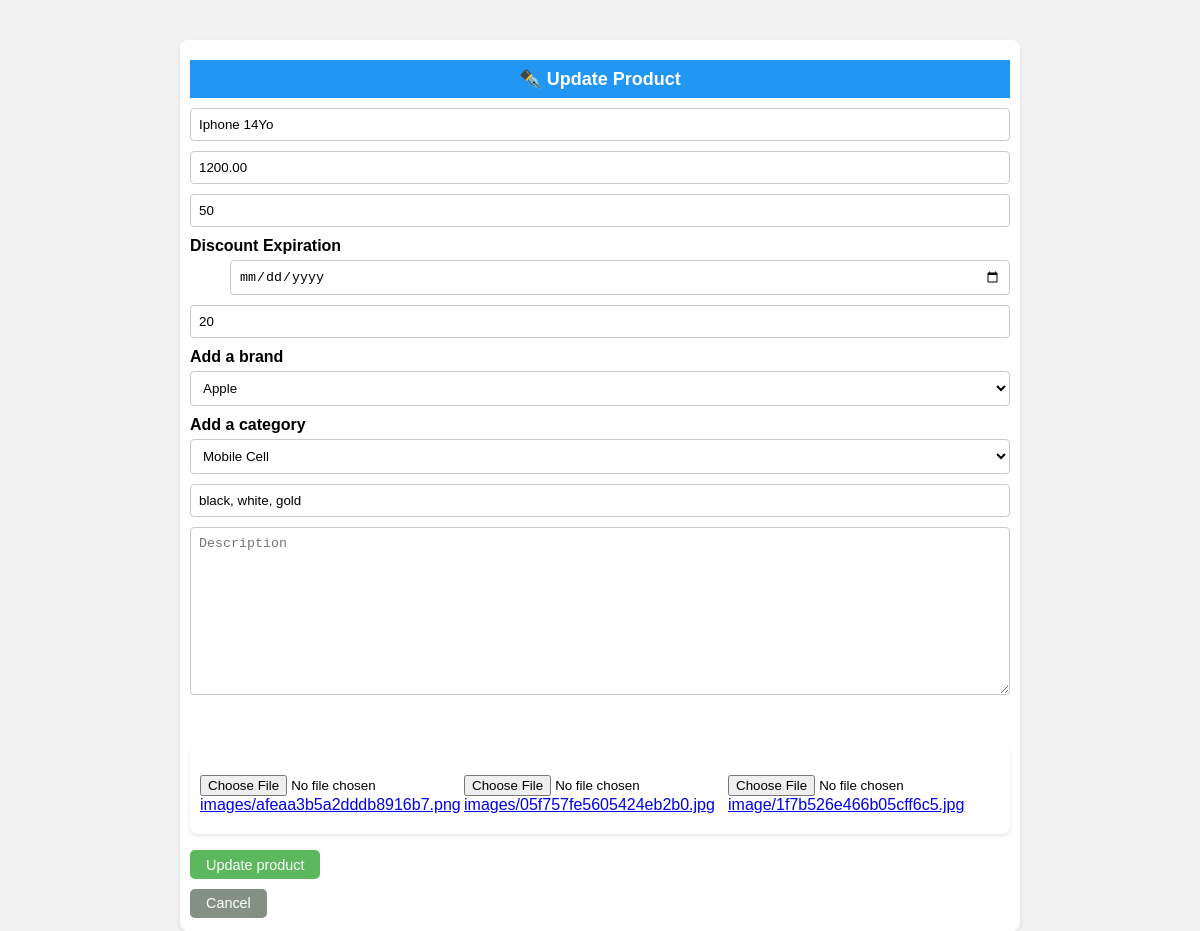
Page /updateproduct/1 on the committed database.
### shop/products/models.py (models this page shows, shortened)
class Addproduct(db.Model):
    __searchable__ = ['name', 'desc']
    id = db.Column(db.Integer, primary_key=True)
    name = db.Column(db.String(80), nullable=False)
    price = db.Column(db.Numeric(10, 2), nullable=False)
    discount = db.Column(db.Integer, default=0)
    stock = db.Column(db.Integer, nullable=False)
    colors = db.Column(db.Text, nullable=False)
    desc = db.Column(db.Text, nullable=False)
    pub_date = db.Column(db.DateTime, nullable=False, default=datetime.utcnow)
    discount_expiration = db.Column(db.DateTime, nullable=True)
    previous_discounts = db.relationship('DiscountExpiredOffer', backref='product', lazy=True)
    category_id = db.Column(db.Integer, db.ForeignKey('category.id'), nullable=False)
    category = db.relationship('Category', backref=db.backref('categories', lazy=True))
    brand_id = db.Column(db.Integer, db.ForeignKey('brand.id'), nullable=False)
    brand = db.relationship('Brand', backref=db.backref('brands', lazy=True))
    image_1 = db.Column(db.String(150), nullable=False, default='image1.jpg')
    image_2 = db.Column(db.String(150), nullable=False, default='image2.jpg')
    image_3 = db.Column(db.String(150), nullable=False, default='image3.jpg')
    seller_id = db.Column(db.Integer, db.ForeignKey('user.id'))

class Brand(db.Model):
    id = db.Column(db.Integer, primary_key=True)
    name = db.Column(db.String(30), nullable=False, unique=True)

class Category(db.Model):
    id = db.Column(db.Integer, primary_key=True)
    name = db.Column(db.String(30), nullable=False, unique=True)

### shop/products/routes.py (the view, shortened to what this page needs)
@app.route('/updateproduct/<int:id>', methods=['GET', 'POST'])
def updateproduct(id):
    form = Addproducts(request.form)
    product = Addproduct.query.get_or_404(id)
    brands = Brand.query.all()
    categories = Category.query.all()
    brand = request.form.get('brand')
    category = request.form.get('category')
    form.name.data = product.name
    form.price.data = product.price
    form.discount.data = product.discount
    form.stock.data = product.stock
    form.colors.data = product.colors
    form.description.data = product.desc
    brand = product.brand.name
    category = product.category.name
    return render_template('products/updateproduct.html', form=form, title='Update Product', getproduct=product, brands=brands, categories=categories)

### shop/products/forms.py
class Addproducts(Form):
    name = StringField('Name', [validators.DataRequired()])
    price = FloatField('Price', [validators.DataRequired()])
    discount = IntegerField('Discount', default=0)
    discount_days = DateField('Discount Expiration', format='%Y-%m-%d')
    stock = IntegerField('Stock', [validators.DataRequired()])
    colors = StringField('Colors', [validators.DataRequired()])
    description = TextAreaField('Description', [validators.DataRequired()])
    image_1 = FileField('Image 1', validators=[FileAllowed(['jpg, png, gif, jpeg'])])
    image_2 = FileField('Image 2', validators=[FileAllowed(['jpg, png, gif, jpeg'])])
    image_3 = FileField('Image 3', validators=[FileAllowed(['jpg, png, gif, jpeg'])])

### shop/templates/products/updateproduct.html (shortened to what this page needs)
<div class="container">
  <div class="row">
      <div style="width: 100%;">
          <div class="text-center bg-info p-2 h4">✒️ Update Product</div>
          {% from "_formhelpers.html" import render_field %}
          <form method="post" enctype="multipart/form-data">
              <div>
                  <input type="text" name="name" class="form-control" placeholder="Product Name" value="{{getproduct.name}}" required>
                  <input type="number" name="price" class="form-control" placeholder="Price" value="{{getproduct.price}}" required>
                  <input type="number" name="discount" class="form-control" placeholder="Discount" value="{{getproduct.discount}}" required>
                  {{ render_field(form.discount_days, class="form-control") }}
                  <input type="number" name="stock" class="form-control" placeholder="Stock" value="{{getproduct.stock}}" required>
                  <label for="brand">Add a brand</label>
                  <select name="brand" id="brand" class="form-control" required>
                      {% if getproduct %}
                          <option value="{{getproduct.brand_id}}" style="display: none;">{{getproduct.brand.name}}</option>
                      {% else %}
                          <option value=""> Select A brand</option>
                          {% for brand in brands %}
                              <option value="{{brand.id}}">{{brand.name}}</option>
                          {% endfor %}
                      {% endif %}
                  </select>
                  <label for="category">Add a category</label>
                  <select name="category" id="category" class="form-control" required>
                      {% if getproduct %}
                          <option value="{{getproduct.category_id}}" style="display: none;">{{getproduct.category.name}}</option>
                      {% else %}
                          <option value=""> Select A category</option>
                          {% for category in categories %}
                              <option value="{{category.id}}">{{category.name}}</option>
                          {% endfor %}
                      {% endif %}
                  </select>
                  <input type="text" name="colors" class="form-control" placeholder="Colors" value="{{getproduct.colors}}" required>
                  <textarea name="description" class="form-control" rows="10" placeholder="Description" value="{{getproduct.desc}}"  required></textarea>
              </div>
              <div class="container">
                  <div class="row">
                      {% if getproduct %}
                          <div style="width: 33%;">
                              <input type="file" name="image_1" id="image_1">
                              <a href="{{url_for('static',filename='images/' + getproduct.image_1)}}"> images/{{ getproduct.image_1}}</a>
                          </div>
                          <div style="width: 33%;">
                              <input type="file" name="image_2" id="image_2">
                              <a href="{{url_for('static',filename='images/' + getproduct.image_2)}}">images/{{ getproduct.image_2}}</a>
                          </div>
                          <div style="width: 33%;">
                              <input type="file" name="image_3" id="image_3">
                              <a href="{{url_for('static',filename='images/' + getproduct.image_3)}}"> image/{{ getproduct.image_3}}</a>
                          </div>
                      {% else %}
                          <div style="width: 33%;"><input type="file" name="image_1" id="image_1"></div>
                          <div style="width: 33%;"><input type="file" name="image_2" id="image_2"></div>
                          <div style="width: 33%;"><input type="file" name="image_3" id="image_3"></div>
                      {% endif %}
                  </div>
              </div>
              <p><input type="submit" style="padding: 0.4rem 1rem; border: none; color: white; background-color: #5cb85c; border-radius: 5px ; font-size: 0.9rem; cursor: pointer;" value="{% if getproduct %}Update{% else %}Add{% endif %} product"></p>
          </form>
          <a style="padding: 0.4rem 1rem; border: none; color: white; background-color: #859085; border-radius: 5px ; font-size: 0.9rem; cursor: pointer; text-decoration: none;"  href="{{url_for('admin')}}">Cancel</a>
      </div>
  </div>
</div>

### shop/templates/products/updateproduct.html (style rules this page uses)
.container { margin: 0 auto; max-width: 800px; background-color: #fff; border-radius: 8px; box-shadow: 0 2px 4px rgba(0, 0, 0, 0.1); padding: 20px; margin-top: 40px; }
.text-center { text-align: center; }
.bg-info { background-color: #2196f3; color: #fff; }
.p-2 { padding: 8px; }
.h4 { font-size: 18px; font-weight: bold; margin-bottom: 10px; }
.form-control { width: 100%; padding: 8px; margin-bottom: 10px; border: 1px solid #ccc; border-radius: 4px; box-sizing: border-box; }
label { display: block; margin-bottom: 5px; font-weight: bold; }
select { width: 100%; padding: 8px; margin-bottom: 10px; border: 1px solid #ccc; border-radius: 4px; box-sizing: border-box; background-color: #fff; }
textarea { width: 100%; padding: 8px; margin-bottom: 10px; border: 1px solid #ccc; border-radius: 4px; box-sizing: border-box; resize: vertical; }
input[type="file"] { margin-top: 10px; }
.container .row { display: flex; flex-wrap: wrap; margin-left: -10px; margin-right: -10px; }
.container .row::after { content: ""; clear: both; display: table; }

### rows in the picture
Addproduct: name "Iphone 14Yo", price "1200.00", discount "50", stock "20", colors "black, white, gold", description "Description", image_1 "afeaa3b5a2dddb8916b7.png", image_2 "05f757fe5605424eb2b0.jpg", image_3 "1f7b526e466b05cff6c5.jpg"
Brand: brand "Apple"
Category: category "Mobile Cell"

### other values in the picture
{{ field.label }} "Discount Expiration"
